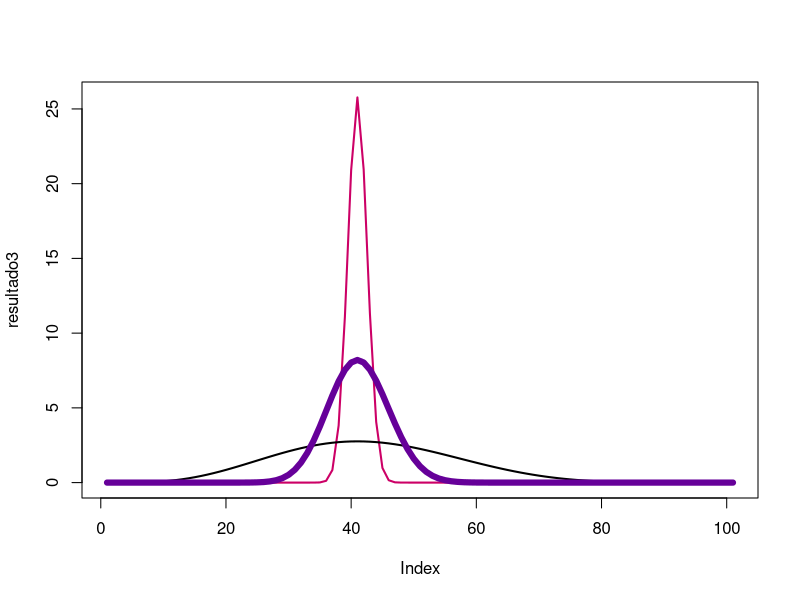

R code for this plot:
# Exercício - Distribuição Beta - Estatística para Computação Aplicada
# Neste exercício, utilizar a distribuição Beta para estimar p de "bom senso"

# Na teoria e estatística da probabilidade, a distribuição Beta é uma família 
# de distribuições de probabilidade contínuas definidas no intervalo [0, 1]. 
# É parametrizado por α e β > 0, que controlam a forma da distribuição. 

# Valores de x para comparação

x1 = 40
x2 = 4
x3 = 400

# Valores de N para comparação
N1 = 100
N2 = 10
N3 = 1000

# Definindo valores de α

alpha1 = x1 + 1
alpha2 = x2 + 1
alpha3 = x3 + 1

# Definindo valores de β
beta1 = N1 - x1 + 1
beta2 = N2 - x2 + 1
beta3 = N3 - x3 + 1

# Gera uma sequência de números
p = seq(0,1, by=0.01)   

# Calcula os resultados
resultado1 = dbeta(p, alpha1, beta1)
resultado2 = dbeta(p, alpha2, beta2)
resultado3 = dbeta(p, alpha3, beta3)

# Gráfico
plot(resultado3, type = "l", lwd=2, col = "#CC0066")
points(resultado2, type = "l", lwd=2, col = "#000000")
points(resultado1, type = "l", lwd=6, col = "#660099")
